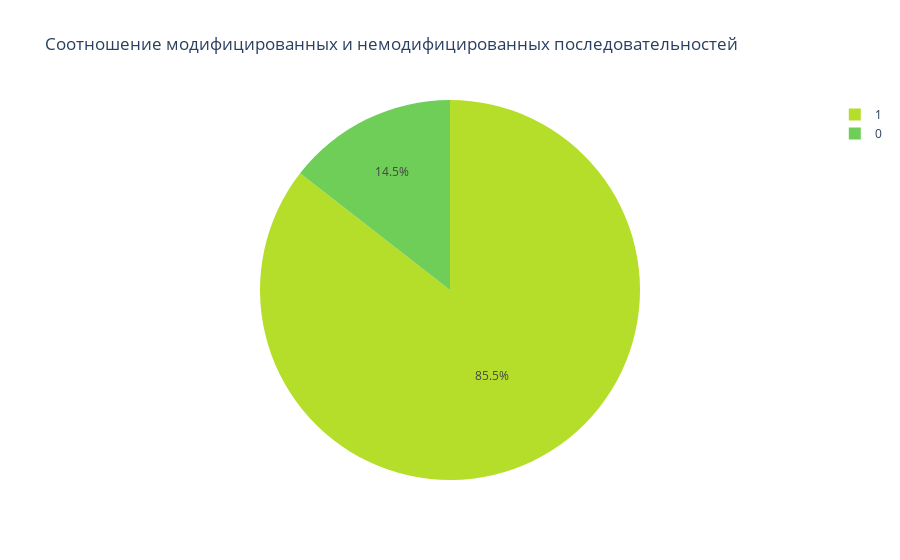

Notebook source saved alongside this figure:
### Code cell
plot_pie(df, 'Modified', "Соотношение модифицированных и немодифицированных последовательностей", colors)

### Figure 1 — Plotly figure (JSON) as saved in the notebook; plotly's stock layout.template omitted (floating-point values rounded to 4 significant figures)
{"data": [{"domain": {"x": [0, 1], "y": [0, 1]}, "hovertemplate": "label=%{label}<br>value=%{value}<extra></extra>", "labels": [1, 0], "legendgroup": "", "name": "", "showlegend": true, "type": "pie", "values": [130, 22]}], "layout": {"legend": {"tracegroupgap": 0}, "piecolorway": ["#b5de2b", "#6ece58", "#35b779", "#1f9e89", "#26828e", "#31688e", "#3e4989", "#482878", "#440154", "#253494", "#225ea8", "#1d91c0", "#41b6c4", "#7fcdbb", "#c7e9b4", "#edf8b1", "#ffffd9"], "title": {"text": "Соотношение модифицированных и немодифицированных последовательностей"}}}
